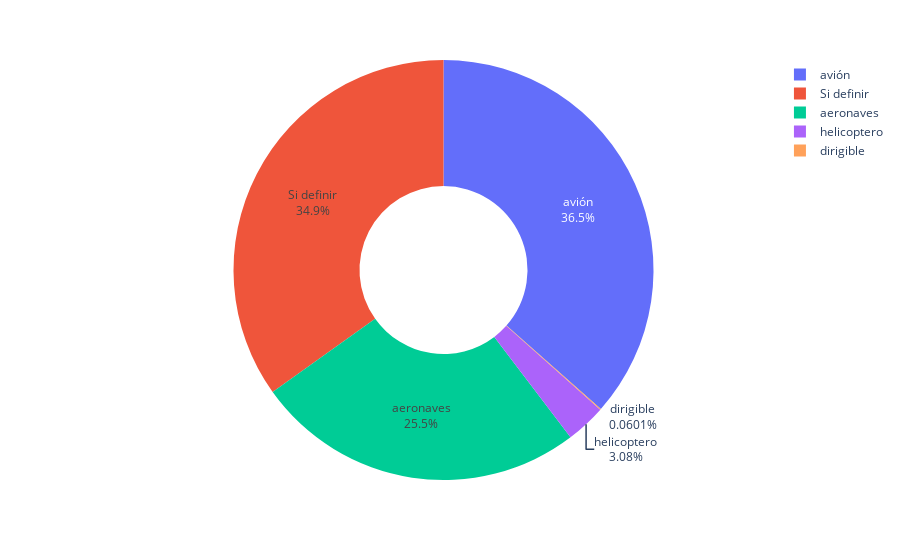

The notebook cell saved with this chart:
### Code cell
# Obtener los 5 operadores aerreos con mayor cantidad de fallecidos
aeronave = df['aeronaves'].value_counts().head(5)

# Crear el gráfico de dona
fig = px.pie(names=aeronave.index, values=aeronave.values)

# Configurar el diseño del gráfico
fig.update_traces(hole=0.4, textinfo='percent+label')

# Mostrar el gráfico
fig.show()

### Figure 1 — Plotly figure (JSON) as saved in the notebook; plotly's stock layout.template omitted (floating-point values rounded to 4 significant figures)
{"data": [{"domain": {"x": [0, 1], "y": [0, 1]}, "hole": 0.4, "hovertemplate": "label=%{label}<br>value=%{value}<extra></extra>", "labels": ["avión", "Si definir", "aeronaves", "helicoptero", "dirigible"], "legendgroup": "", "name": "", "showlegend": true, "textinfo": "percent+label", "type": "pie", "values": [1823, 1741, 1271, 154, 3]}], "layout": {"legend": {"tracegroupgap": 0}, "margin": {"t": 60}}}
